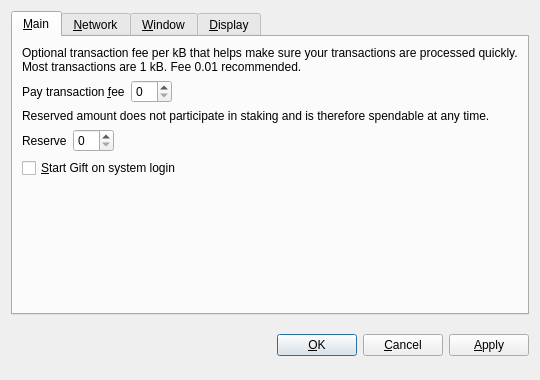
<?xml version="1.0" encoding="UTF-8"?>
<ui version="4.0">
 <class>OptionsDialog</class>
 <widget class="QDialog" name="OptionsDialog">
  <property name="geometry">
   <rect>
    <x>0</x>
    <y>0</y>
    <width>540</width>
    <height>380</height>
   </rect>
  </property>
  <property name="windowTitle">
   <string>Options</string>
  </property>
  <property name="modal">
   <bool>true</bool>
  </property>
  <layout class="QVBoxLayout" name="verticalLayout">
   <item>
    <widget class="QTabWidget" name="tabWidget">
     <property name="tabPosition">
      <enum>QTabWidget::North</enum>
     </property>
     <property name="currentIndex">
      <number>0</number>
     </property>
     <widget class="QWidget" name="tabMain">
      <attribute name="title">
       <string>&amp;Main</string>
      </attribute>
      <layout class="QVBoxLayout" name="verticalLayout_Main">
       <item>
        <widget class="QLabel" name="transactionFeeInfoLabel">
         <property name="text">
          <string>Optional transaction fee per kB that helps make sure your transactions are processed quickly. Most transactions are 1 kB. Fee 0.01 recommended.</string>
         </property>
         <property name="textFormat">
          <enum>Qt::PlainText</enum>
         </property>
         <property name="wordWrap">
          <bool>true</bool>
         </property>
        </widget>
       </item>
       <item>
        <layout class="QHBoxLayout" name="horizontalLayoutFee">
         <item>
          <widget class="QLabel" name="transactionFeeLabel">
           <property name="text">
            <string>Pay transaction &amp;fee</string>
           </property>
           <property name="textFormat">
            <enum>Qt::PlainText</enum>
           </property>
           <property name="buddy">
            <cstring>transactionFee</cstring>
           </property>
          </widget>
         </item>
         <item>
          <widget class="BitcoinAmountField" name="transactionFee"/>
         </item>
         <item>
          <spacer name="horizontalSpacerFee">
           <property name="orientation">
            <enum>Qt::Horizontal</enum>
           </property>
           <property name="sizeHint" stdset="0">
            <size>
             <width>40</width>
             <height>20</height>
            </size>
           </property>
          </spacer>
         </item>
        </layout>
       </item>
       <item>
        <widget class="QLabel" name="reserveBalanceInfoLabel">
         <property name="text">
          <string>Reserved amount does not participate in staking and is therefore spendable at any time.</string>
         </property>
         <property name="textFormat">
          <enum>Qt::PlainText</enum>
         </property>
         <property name="wordWrap">
          <bool>true</bool>
         </property>
        </widget>
       </item>
       <item>
        <layout class="QHBoxLayout" name="horizontalLayoutReserveBalance">
         <item>
          <widget class="QLabel" name="reserveBalanceLabel">
           <property name="text">
            <string>Reserve</string>
           </property>
           <property name="textFormat">
            <enum>Qt::PlainText</enum>
           </property>
           <property name="buddy">
            <cstring>reserveBalance</cstring>
           </property>
          </widget>
         </item>
         <item>
          <widget class="BitcoinAmountField" name="reserveBalance"/>
         </item>
         <item>
          <spacer name="horizontalSpacerReserveBalance">
           <property name="orientation">
            <enum>Qt::Horizontal</enum>
           </property>
           <property name="sizeHint" stdset="0">
            <size>
             <width>40</width>
             <height>20</height>
            </size>
           </property>
          </spacer>
         </item>
        </layout>
       </item>
       <item>
        <widget class="QCheckBox" name="bitcoinAtStartup">
         <property name="toolTip">
          <string>Automatically start Gift after logging in to the system.</string>
         </property>
         <property name="text">
          <string>&amp;Start Gift on system login</string>
         </property>
        </widget>
       </item>
       <item>
        <spacer name="verticalSpacer_Main">
         <property name="orientation">
          <enum>Qt::Vertical</enum>
         </property>
         <property name="sizeHint" stdset="0">
          <size>
           <width>20</width>
           <height>40</height>
          </size>
         </property>
        </spacer>
       </item>
      </layout>
     </widget>
     <widget class="QWidget" name="tabNetwork">
      <attribute name="title">
       <string>&amp;Network</string>
      </attribute>
      <layout class="QVBoxLayout" name="verticalLayout_Network">
       <item>
        <widget class="QCheckBox" name="mapPortUpnp">
         <property name="toolTip">
          <string>Automatically open the Gift client port on the router. This only works when your router supports UPnP and it is enabled.</string>
         </property>
         <property name="text">
          <string>Map port using &amp;UPnP</string>
         </property>
        </widget>
       </item>
       <item>
        <widget class="QCheckBox" name="connectSocks">
         <property name="toolTip">
          <string>Connect to the Gift network through a SOCKS proxy (e.g. when connecting through Tor).</string>
         </property>
         <property name="text">
          <string>&amp;Connect through SOCKS proxy:</string>
         </property>
        </widget>
       </item>
       <item>
        <layout class="QHBoxLayout" name="horizontalLayout_Network">
         <item>
          <widget class="QLabel" name="proxyIpLabel">
           <property name="text">
            <string>Proxy &amp;IP:</string>
           </property>
           <property name="textFormat">
            <enum>Qt::PlainText</enum>
           </property>
           <property name="buddy">
            <cstring>proxyIp</cstring>
           </property>
          </widget>
         </item>
         <item>
          <widget class="QValidatedLineEdit" name="proxyIp">
           <property name="maximumSize">
            <size>
             <width>140</width>
             <height>16777215</height>
            </size>
           </property>
           <property name="toolTip">
            <string>IP address of the proxy (e.g. 127.0.0.1)</string>
           </property>
          </widget>
         </item>
         <item>
          <widget class="QLabel" name="proxyPortLabel">
           <property name="text">
            <string>&amp;Port:</string>
           </property>
           <property name="textFormat">
            <enum>Qt::PlainText</enum>
           </property>
           <property name="buddy">
            <cstring>proxyPort</cstring>
           </property>
          </widget>
         </item>
         <item>
          <widget class="QLineEdit" name="proxyPort">
           <property name="maximumSize">
            <size>
             <width>55</width>
             <height>16777215</height>
            </size>
           </property>
           <property name="toolTip">
            <string>Port of the proxy (e.g. 9050)</string>
           </property>
          </widget>
         </item>
         <item>
          <widget class="QLabel" name="socksVersionLabel">
           <property name="text">
            <string>SOCKS &amp;Version:</string>
           </property>
           <property name="textFormat">
            <enum>Qt::PlainText</enum>
           </property>
           <property name="buddy">
            <cstring>socksVersion</cstring>
           </property>
          </widget>
         </item>
         <item>
          <widget class="QValueComboBox" name="socksVersion">
           <property name="toolTip">
            <string>SOCKS version of the proxy (e.g. 5)</string>
           </property>
          </widget>
         </item>
         <item>
          <spacer name="horizontalSpacer_Network">
           <property name="orientation">
            <enum>Qt::Horizontal</enum>
           </property>
           <property name="sizeHint" stdset="0">
            <size>
             <width>40</width>
             <height>20</height>
            </size>
           </property>
          </spacer>
         </item>
        </layout>
       </item>
       <item>
        <spacer name="verticalSpacer_Network">
         <property name="orientation">
          <enum>Qt::Vertical</enum>
         </property>
         <property name="sizeHint" stdset="0">
          <size>
           <width>20</width>
           <height>40</height>
          </size>
         </property>
        </spacer>
       </item>
      </layout>
     </widget>
     <widget class="QWidget" name="tabWindow">
      <attribute name="title">
       <string>&amp;Window</string>
      </attribute>
      <layout class="QVBoxLayout" name="verticalLayout_Window">
       <item>
        <widget class="QCheckBox" name="minimizeToTray">
         <property name="toolTip">
          <string>Show only a tray icon after minimizing the window.</string>
         </property>
         <property name="text">
          <string>&amp;Minimize to the tray instead of the taskbar</string>
         </property>
        </widget>
       </item>
       <item>
        <widget class="QCheckBox" name="minimizeOnClose">
         <property name="toolTip">
          <string>Minimize instead of exit the application when the window is closed. When this option is enabled, the application will be closed only after selecting Quit in the menu.</string>
         </property>
         <property name="text">
          <string>M&amp;inimize on close</string>
         </property>
        </widget>
       </item>
       <item>
        <spacer name="verticalSpacer_Window">
         <property name="orientation">
          <enum>Qt::Vertical</enum>
         </property>
         <property name="sizeHint" stdset="0">
          <size>
           <width>20</width>
           <height>40</height>
          </size>
         </property>
        </spacer>
       </item>
      </layout>
     </widget>
     <widget class="QWidget" name="tabDisplay">
      <attribute name="title">
       <string>&amp;Display</string>
      </attribute>
      <layout class="QVBoxLayout" name="verticalLayout_Display">
       <item>
        <layout class="QHBoxLayout" name="horizontalLayout_1_Display">
         <item>
          <widget class="QLabel" name="langLabel">
           <property name="text">
            <string>User Interface &amp;language:</string>
           </property>
           <property name="textFormat">
            <enum>Qt::PlainText</enum>
           </property>
           <property name="buddy">
            <cstring>lang</cstring>
           </property>
          </widget>
         </item>
         <item>
          <widget class="QValueComboBox" name="lang">
           <property name="toolTip">
            <string>The user interface language can be set here. This setting will take effect after restarting Gift.</string>
           </property>
          </widget>
         </item>
        </layout>
       </item>
       <item>
        <layout class="QHBoxLayout" name="horizontalLayout_2_Display">
         <item>
          <widget class="QLabel" name="unitLabel">
           <property name="text">
            <string>&amp;Unit to show amounts in:</string>
           </property>
           <property name="textFormat">
            <enum>Qt::PlainText</enum>
           </property>
           <property name="buddy">
            <cstring>unit</cstring>
           </property>
          </widget>
         </item>
         <item>
          <widget class="QValueComboBox" name="unit">
           <property name="toolTip">
            <string>Choose the default subdivision unit to show in the interface and when sending coins.</string>
           </property>
          </widget>
         </item>
        </layout>
       </item>
       <item>
        <widget class="QCheckBox" name="displayAddresses">
         <property name="toolTip">
          <string>Whether to show Gift addresses in the transaction list or not.</string>
         </property>
         <property name="text">
          <string>&amp;Display addresses in transaction list</string>
         </property>
        </widget>
       </item>
       <item>
        <widget class="QCheckBox" name="coinControlFeatures">
         <property name="toolTip">
          <string>Whether to show coin control features or not.</string>
         </property>
         <property name="text">
          <string>Display coin &amp;control features (experts only!)</string>
         </property>
        </widget>
       </item>
       <item>
        <spacer name="verticalSpacer_Display">
         <property name="orientation">
          <enum>Qt::Vertical</enum>
         </property>
         <property name="sizeHint" stdset="0">
          <size>
           <width>20</width>
           <height>40</height>
          </size>
         </property>
        </spacer>
       </item>
      </layout>
     </widget>
    </widget>
   </item>
   <item>
    <layout class="QHBoxLayout" name="horizontalLayout_Buttons">
     <item>
      <spacer name="horizontalSpacer_1">
       <property name="orientation">
        <enum>Qt::Horizontal</enum>
       </property>
       <property name="sizeHint" stdset="0">
        <size>
         <width>40</width>
         <height>48</height>
        </size>
       </property>
      </spacer>
     </item>
     <item>
      <widget class="QLabel" name="statusLabel">
       <property name="font">
        <font>
         <weight>75</weight>
         <bold>true</bold>
        </font>
       </property>
       <property name="text">
        <string/>
       </property>
       <property name="textFormat">
        <enum>Qt::PlainText</enum>
       </property>
       <property name="wordWrap">
        <bool>true</bool>
       </property>
      </widget>
     </item>
     <item>
      <spacer name="horizontalSpacer_2">
       <property name="orientation">
        <enum>Qt::Horizontal</enum>
       </property>
       <property name="sizeHint" stdset="0">
        <size>
         <width>40</width>
         <height>48</height>
        </size>
       </property>
      </spacer>
     </item>
     <item>
      <widget class="QPushButton" name="okButton">
       <property name="text">
        <string>&amp;OK</string>
       </property>
      </widget>
     </item>
     <item>
      <widget class="QPushButton" name="cancelButton">
       <property name="text">
        <string>&amp;Cancel</string>
       </property>
       <property name="autoDefault">
        <bool>false</bool>
       </property>
      </widget>
     </item>
     <item>
      <widget class="QPushButton" name="applyButton">
       <property name="text">
        <string>&amp;Apply</string>
       </property>
       <property name="autoDefault">
        <bool>false</bool>
       </property>
      </widget>
     </item>
    </layout>
   </item>
  </layout>
 </widget>
 <customwidgets>
  <customwidget>
   <class>BitcoinAmountField</class>
   <extends>QSpinBox</extends>
   <header>bitcoinamountfield.h</header>
  </customwidget>
  <customwidget>
   <class>QValueComboBox</class>
   <extends>QComboBox</extends>
   <header>qvaluecombobox.h</header>
  </customwidget>
  <customwidget>
   <class>QValidatedLineEdit</class>
   <extends>QLineEdit</extends>
   <header>qvalidatedlineedit.h</header>
  </customwidget>
 </customwidgets>
 <resources/>
 <connections/>
</ui>
